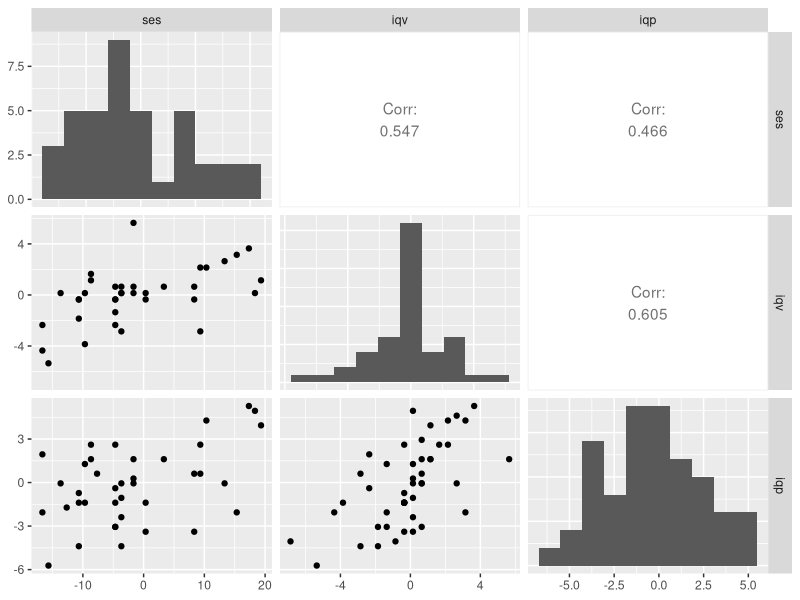
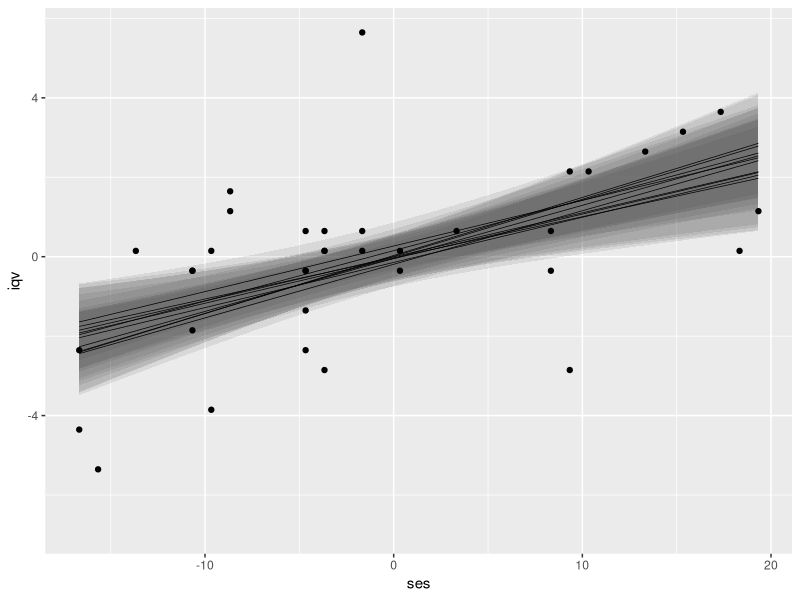
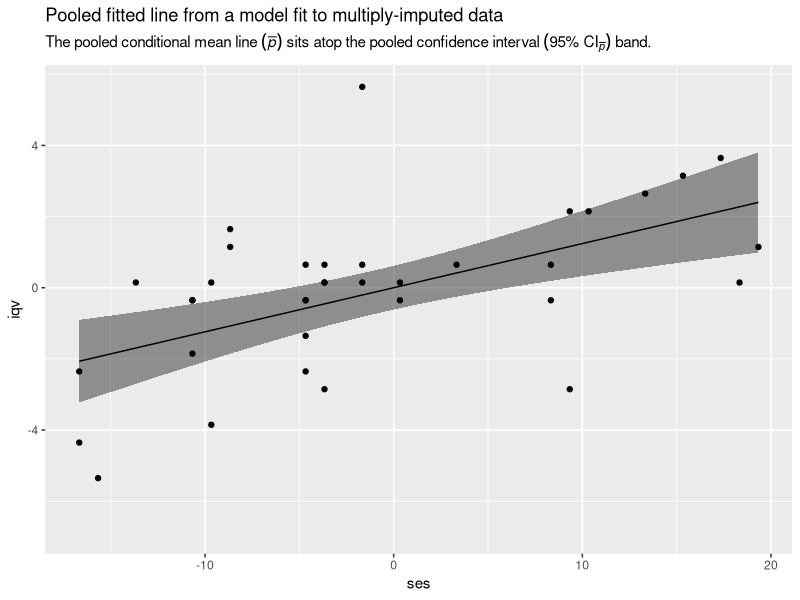

Reproduce these figures in R, in order.
## ---- chunk 1
library(tidyverse)
library(GGally)
library(mice)
## ---- chunk 2
set.seed(201)

b_small <-
  brandsma %>% 
  filter(!complete.cases(.)) %>% 
  slice_sample(n = 50) %>% 
  select(ses, iqv, iqp)

glimpse(b_small)
## ---- chunk 3
ggpairs(b_small,
        diag = list(continuous = wrap("barDiag", bins = 10)),
        upper = list(continuous = wrap("cor", stars = FALSE)))
## ---- chunk 4
b_small %>% 
  mutate_all(.funs = ~ ifelse(is.na(.), 0, 1)) %>% 
  count(ses, iqv, iqp, sort = TRUE) %>% 
  mutate(percent = 100 * n / sum(n))
## ---- chunk 5
imp <- mice(b_small, seed = 540, m = 10, method = "norm", print = FALSE)
## ---- chunk 6
fit <- with(imp, lm(iqv ~ 1 + ses))
## ---- chunk 7
fit$analyses %>% str(max.level = 1)
## ---- chunk 8
class(fit)
## ---- chunk 9
fit$analyses[[7]] %>% 
  summary()
## ---- chunk 10
fit$analyses[[1]] %>% 
  fitted() %>% 
  str()
## ---- chunk 11
# define the sequence of predictor values
ses_min <- min(b_small$ses, na.rm = T)
ses_max <- max(b_small$ses, na.rm = T)

ses_length <- 30

nd <- tibble(ses = seq(from = ses_min, to = ses_max, length.out = ses_length))

# use `predict()` for each separate model
rbind(
  predict(fit$analyses[[1]], newdata = nd, interval = "confidence"),
  predict(fit$analyses[[2]], newdata = nd, interval = "confidence"),
  predict(fit$analyses[[3]], newdata = nd, interval = "confidence"),
  predict(fit$analyses[[4]], newdata = nd, interval = "confidence"),
  predict(fit$analyses[[5]], newdata = nd, interval = "confidence"),
  predict(fit$analyses[[6]], newdata = nd, interval = "confidence"),
  predict(fit$analyses[[7]], newdata = nd, interval = "confidence"),
  predict(fit$analyses[[8]], newdata = nd, interval = "confidence"),
  predict(fit$analyses[[9]], newdata = nd, interval = "confidence"),
  predict(fit$analyses[[10]], newdata = nd, interval = "confidence")
) %>%
  # wrangle a bit
  data.frame() %>% 
  bind_cols(
    bind_rows(replicate(10, nd, simplify = FALSE))
    ) %>% 
  mutate(.imp = rep(1:10, each = ses_length)) %>% 
  
  # plot!
  ggplot(aes(x = ses)) +
  geom_ribbon(aes(ymin = lwr, ymax = upr, group = .imp),
              alpha = 1/10) +
  geom_line(aes(y = fit, group = .imp), 
            size = 1/4) +
  # add the observed data for good measure
  geom_point(data = b_small,
             aes(y = iqv)) +
  ylab("iqv")
## ---- chunk 12
fitted_lines <-
  tibble(.imp = 1:10) %>% 
  mutate(p = map(.imp, ~ predict(fit$analyses[[.]], 
                                 newdata = nd, 
                                 se.fit = TRUE) %>% 
                   data.frame())
         )

# what have we done?
fitted_lines
## ---- chunk 13
fitted_lines <- fitted_lines %>% 
  unnest(p) %>% 
  # add in the nd predictor data
  bind_cols(
    bind_rows(replicate(10, nd, simplify = FALSE))
    ) %>% 
  # drop two unneeded columns
  select(-df, -residual.scale)

# now what did we do?
glimpse(fitted_lines)
## ---- chunk 14
fitted_lines %>% 
  group_by(ses) %>% 
  summarise(fit_bar = mean(fit))
## ---- chunk 15
fitted_lines %>% 
  group_by(ses) %>% 
  summarise(fit_bar = mean(fit),
            v_w     = mean(se.fit^2))
## ---- chunk 16
# define the total number of imputations
m <- 10

fitted_lines %>% 
  group_by(ses) %>% 
  summarise(fit_bar = mean(fit),
            v_w     = mean(se.fit^2),
            v_b     = sum((fit - fit_bar)^2) / (m - 1))
## ---- chunk 17
fitted_lines %>% 
  group_by(ses) %>% 
  summarise(fit_bar = mean(fit),
            v_w     = mean(se.fit^2),
            v_b     = sum((fit - fit_bar)^2) / (m - 1),
            v_p     = v_w + v_b * (1 + (1 / m)),
            se_p    = sqrt(v_p))
## ---- chunk 18
# this time we'll save the results
fitted_lines <- fitted_lines %>% 
  group_by(ses) %>% 
  summarise(fit_bar = mean(fit),
            v_w     = mean(se.fit^2),
            v_b     = sum((fit - fit_bar)^2) / (m - 1),
            v_p     = v_w + v_b * (1 + (1 / m)),
            se_p    = sqrt(v_p)) %>% 
  # use the _p suffix to indicate these are pooled
  mutate(lwr_p = fit_bar - se_p * 1.96,
         upr_p = fit_bar + se_p * 1.96) 

# what do we have?
glimpse(fitted_lines)
## ---- chunk 19
fitted_lines %>% 
  ggplot(aes(x = ses)) +
  geom_ribbon(aes(ymin = lwr_p, ymax = upr_p),
              alpha = 1/2) +
  geom_line(aes(y = fit_bar), 
            size = 1/2) +
  # add the observed data for good measure
  geom_point(data = b_small,
             aes(y = iqv)) +
  labs(title = "Pooled fitted line from a model fit to multiply-imputed data",
       subtitle = expression("The pooled conditional mean line "*(bar(italic(p)))*" sits atop the pooled confidence interval "*(95*'%'*~CI[bar(italic(p))])*' band.'),
       y = "iqv")
## ---- chunk 20
sessionInfo()
